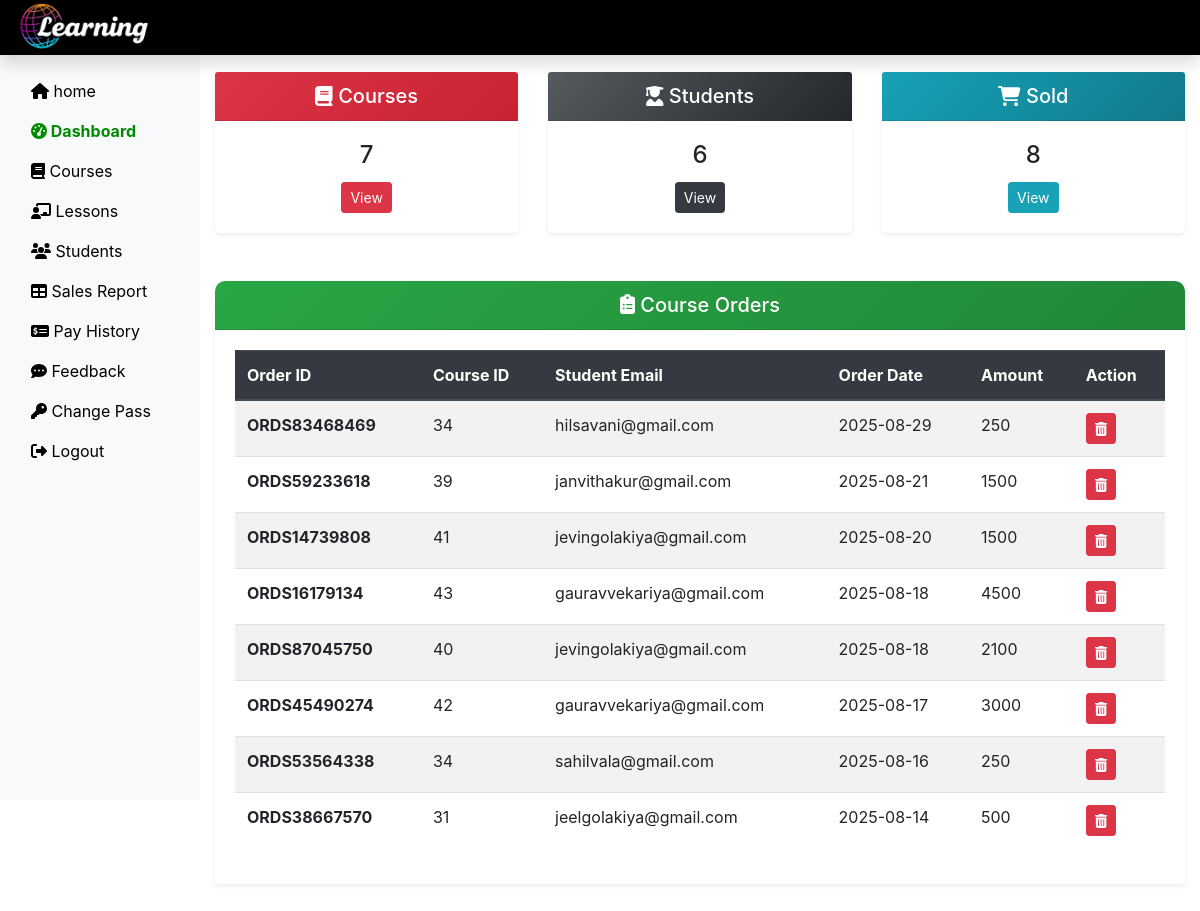
The app's page /admin/adminDashboard.php (signed in) with its own data.
### tables this page shows
CREATE TABLE `courseorder` (
  `co_id` int(11) NOT NULL,
  `order_id` varchar(255) NOT NULL,
  `stu_email` varchar(255) NOT NULL,
  `course_id` int(11) NOT NULL,
  `course_name` text NOT NULL,
  `amount` int(11) NOT NULL,
  `order_date` date NOT NULL
);

### admin/adminDashboard.php (the view, shortened to what this page needs)
<?php
include('./admininclude/header.php');
include('../dbConnection.php');
$sql = "SELECT * FROM course";
$result = $conn->query($sql);
$totalcourse = $result->num_rows;
$sql = "SELECT * FROM student";
$result = $conn->query($sql);
$totalstu = $result->num_rows;
$sql = "SELECT * FROM courseorder";
$result = $conn->query($sql);
$totalsold = $result->num_rows;
?>
<div class="container mt-4 offset-md-2">
    <div class="row">
        <div class="col-md-4 mb-4">
            <div class="card shadow-sm border-0">
                <div class="card-header text-white text-center"
                     style="background: linear-gradient(135deg, #dc3545, #c82333);">
                    <h5 class="mb-0"><i class="fas fa-book"></i> Courses</h5>
                </div>
                <div class="card-body text-center">
                    <h4 class="card-title"><?php echo $totalcourse; ?></h4>
                    <a class="btn btn-danger btn-sm" href="courses.php">View</a>
                </div>
            </div>
        </div>
        <div class="col-md-4 mb-4">
            <div class="card shadow-sm border-0">
                <div class="card-header text-white text-center"
                     style="background: linear-gradient(135deg, #343a40d5, #23272b);">
                    <h5 class="mb-0"><i class="fas fa-user-graduate"></i> Students</h5>
                </div>
                <div class="card-body text-center">
                    <h4 class="card-title"><?php echo $totalstu; ?></h4>
                    <a class="btn btn-dark btn-sm" href="students.php">View</a>
                </div>
            </div>
        </div>
        <div class="col-md-4 mb-4">
            <div class="card shadow-sm border-0">
                <div class="card-header text-white text-center"
                     style="background: linear-gradient(135deg, #17a2b8, #117a8b);">
                    <h5 class="mb-0"><i class="fas fa-shopping-cart"></i> Sold</h5>
                </div>
                <div class="card-body text-center">
                    <h4 class="card-title"><?php echo $totalsold; ?></h4>
                    <a class="btn btn-info btn-sm" href="sellreport.php">View</a>
                </div>
            </div>
        </div>
    </div>
    <div class="row mt-4">
        <div class="col-12">
            <div class="card shadow-sm border-0">
                <div class="card-header text-white"
                    style="background: linear-gradient(135deg, #28a745, #218838); border-radius: 10px 10px 0 0;">
                    <h5 class="mb-0 text-center"><i class="fas fa-clipboard-list"></i> Course Orders</h5>
                </div>
                <div class="card-body">
                    <?php
                    $sql = "SELECT * FROM courseorder ORDER BY order_date DESC";
                    $result = $conn->query($sql);
                    if ($result->num_rows > 0) {
                        echo '<div class="table-responsive">
                                <table class="table table-striped table-hover">
                                    <thead class="thead-dark">
                                        <tr>
                                            <th scope="col">Order ID</th>
                                            <th scope="col">Course ID</th>
                                            <th scope="col">Student Email</th>
                                            <th scope="col">Order Date</th>
                                            <th scope="col">Amount</th>
                                            <th scope="col">Action</th>
                                        </tr>
                                    </thead>
                                    <tbody>';
                        while ($row = $result->fetch_assoc()) {
                            echo '<tr>';
                            echo '<th scope="row">' . $row['order_id'] . '</th>';
                            echo '<td>' . $row['course_id'] . '</td>';
                            echo '<td>' . $row['stu_email'] . '</td>';
                            echo '<td>' . $row['order_date'] . '</td>';
                            echo '<td>' . $row['amount'] . '</td>';
                            echo '<td>
                                    <form action="" method="POST" class="d-inline">
                                        <input type="hidden" name="id" value="' . $row["order_id"] . '">
                                        <button type="submit" class="btn btn-sm btn-danger" name="delete" value="Delete">
                                            <i class="fas fa-trash-alt"></i>
                                        </button>
                                    </form>
                                  </td>';
                            echo '</tr>';
                        }
                        echo '</tbody></table></div>';
                    } else {
                        echo "<p class='text-muted mb-0'>No course orders found.</p>";
                    }
                    ?>
                </div>
            </div>
        </div>
    </div>
</div>
</div>
</div>
<?php
include('./admininclude/footer.php');
?>

### css/adminstyle.css (style rules this page uses)
html, body { overflow-x: hidden; }

### records on screen
courseorder: order "ORDS83468469", course "34", stu_email "hilsavani@gmail.com", order_date "2025-08-29", amount "250"
courseorder: order "ORDS59233618", course "39", stu_email "janvithakur@gmail.com", order_date "2025-08-21", amount "1500"
courseorder: order "ORDS14739808", course "41", stu_email "jevingolakiya@gmail.com", order_date "2025-08-20", amount "1500"
courseorder: order "ORDS16179134", course "43", stu_email "gauravvekariya@gmail.com", order_date "2025-08-18", amount "4500"
courseorder: order "ORDS87045750", course "40", stu_email "jevingolakiya@gmail.com", order_date "2025-08-18", amount "2100"
courseorder: order "ORDS45490274", course "42", stu_email "gauravvekariya@gmail.com", order_date "2025-08-17", amount "3000"
courseorder: order "ORDS53564338", course "34", stu_email "sahilvala@gmail.com", order_date "2025-08-16", amount "250"
courseorder: order "ORDS38667570", course "31", stu_email "jeelgolakiya@gmail.com", order_date "2025-08-14", amount "500"

### other values on screen
$totalcourse "7"
$totalstu "6"
$totalsold "8"
